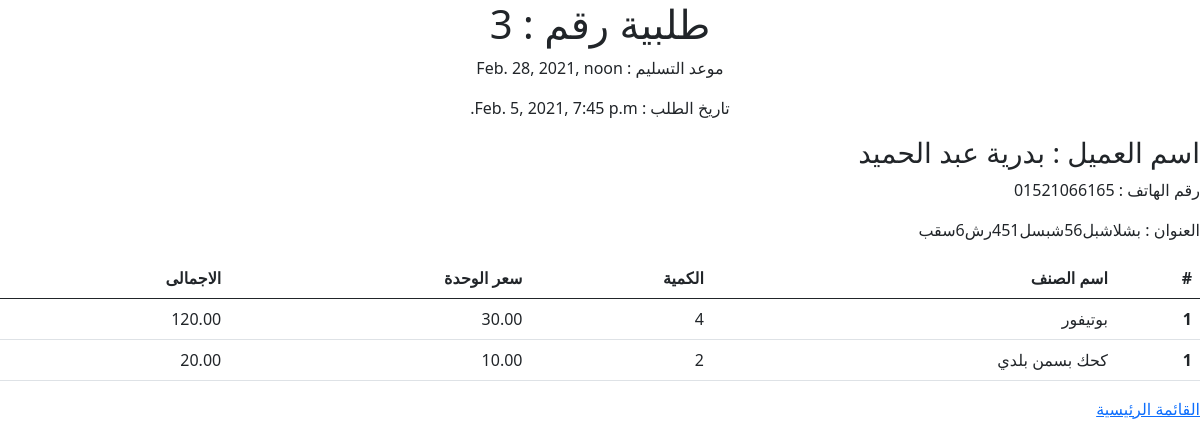
Page /order/3 on the committed database.
### OrdersApp/models.py (models this page shows, shortened)
class Order(models.Model):
    orderId = models.AutoField(primary_key=True)
    customer =  models.ForeignKey("Customer", on_delete=models.CASCADE)
    publishedAt = models.DateTimeField(auto_now=True, auto_now_add=False)
    deadLine =  models.DateTimeField(auto_now=False, auto_now_add=False)
    totalPrice = models.DecimalField(max_digits=10, decimal_places=2 )

class Customer(models.Model):
    customerId = models.AutoField(primary_key=True)
    name = models.CharField(max_length=100)
    phone = models.CharField( max_length=11 , blank=True)
    address = models.CharField(max_length=200 , blank=True)
    financialAccount = models.DecimalField(max_digits=10, decimal_places=2)

class RecordInOrder(models.Model):
    recordId = models.AutoField(primary_key=True)
    order = models.ForeignKey("Order", on_delete=models.CASCADE)
    item = models.ForeignKey("Item", on_delete=models.CASCADE)
    quantity = models.IntegerField()
    price = models.DecimalField(max_digits=10, decimal_places=2)
    total = models.DecimalField(max_digits=10, decimal_places=2)
    status = models.BooleanField() # 0 not yet  ---   1 Done

class Item(models.Model):
    itemId = models.AutoField(primary_key=True)
    name = models.CharField(max_length=100)
    itemCode = models.IntegerField()
    price = models.IntegerField(blank=True)

### OrdersApp/views.py (the view)
# urls.py: path('order/<int:id>',orderDetails,name="orderDetails")
def orderDetails(req, id) :
    order = Order.objects.get(orderId = id)
    customer = Customer.objects.get(customerId = order.customer.customerId)
    itemsInOrder = RecordInOrder.objects.filter(order = id)
    context = {'order' : order  , 'customer' :customer , 'itemsInOrder' : itemsInOrder }
    return render(req , 'orderDetails.html', context=context)

### OrdersApp/templates/orderDetails.html
{% extends 'base.html' %}
{% block body %}
<div align="center">
    <h1> طلبية رقم  : {{order.orderId}}</h1>
    <P>موعد التسليم : {{order.deadLine}}</P>
    <P>تاريخ الطلب : {{order.publishedAt}}</P>
</div>
<div>
    <h3>اسم العميل : {{ customer.name }}</h3>
    <p> رقم الهاتف : {{ customer.phone }} </p>
    <p> العنوان :  {{ customer.address }} </p>
</div>
<table class="table">
  <thead>
    <tr>
      <th scope="col">#</th>
      <th scope="col">اسم الصنف</th>
      <th scope="col">الكمية</th>
      <th scope="col">سعر الوحدة </th>
      <th scope="col"> الاجمالى</th>
    </tr>
  </thead>
  <tbody>
  {% for item  in itemsInOrder %}
    <tr>
      <th scope="row">1</th>
      <td>{{item.item.name}}</td>
      <td>{{item.quantity}}</td>
      <td>{{item.price}}</td>
      <td>{{item.total}}</td>
    </tr>
  {% endfor %}
  </tbody>
</table>
<a href="{% url 'orders' %}">
  القائمة الرئيسية
</a>
{% endblock body %}

### rows in the picture
Order: deadLine "Feb. 28, 2021, noon", publishedAt "Feb. 5, 2021, 7:45 p.m."
Customer: name "بدرية عبد الحميد", phone "01521066165", address "بشلاشبل56شبسل451رش6سقب"
RecordInOrder: item.name "بوتيفور", quantity "4", price "30.00", total "120.00"
RecordInOrder: item.name "كحك بسمن بلدي", quantity "2", price "10.00", total "20.00"
